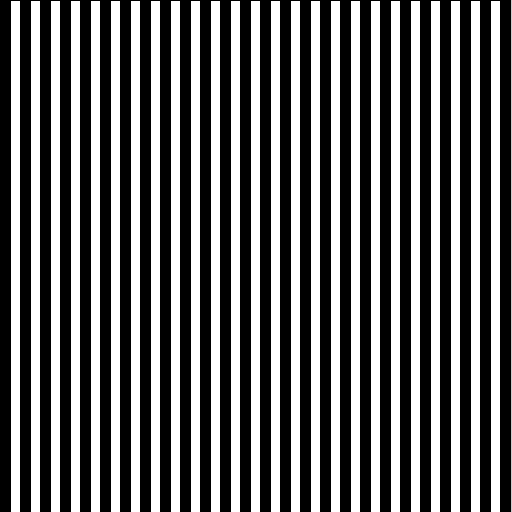
Frame 1 (no input)
Frame 60 (the mouse pressed at the canvas centre just before this capture): identical to frame 1, image omitted
Frame 120 (the mouse held since frame 60 and released just before this capture): identical to frame 1, image omitted

The Processing sketch that drew this single still picture (run headless with seeded random() and noise(); from frame 60 on, the mouse is pressed at the canvas centre):

// Processing sketch: Question2
// ── Question2.pde

void setup()
{
    size(512, 512);
}

void draw() 
{
   spitScreen(50); 
}

void  spitScreen(int n)
{
    int segmentSize = width/n;
    int count = 0; 

    while (count <= n) 
    {
        if (count%2 == 0)
        {
            fill(0);
        }
        else
        {
            fill(255);
        }
        rect(count * segmentSize, 0, segmentSize, height);
        count++;
    }
}
